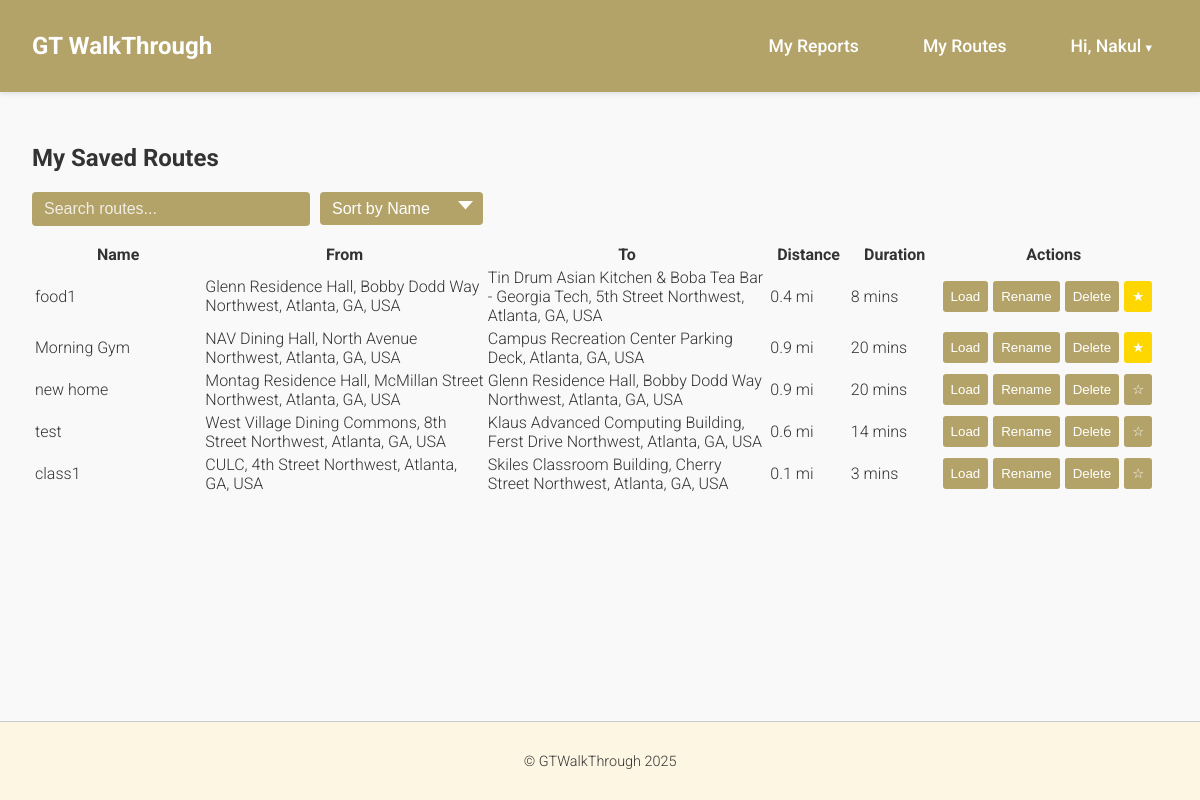
/my_routes/ (signed in), run on an earlier commit of the app's database.
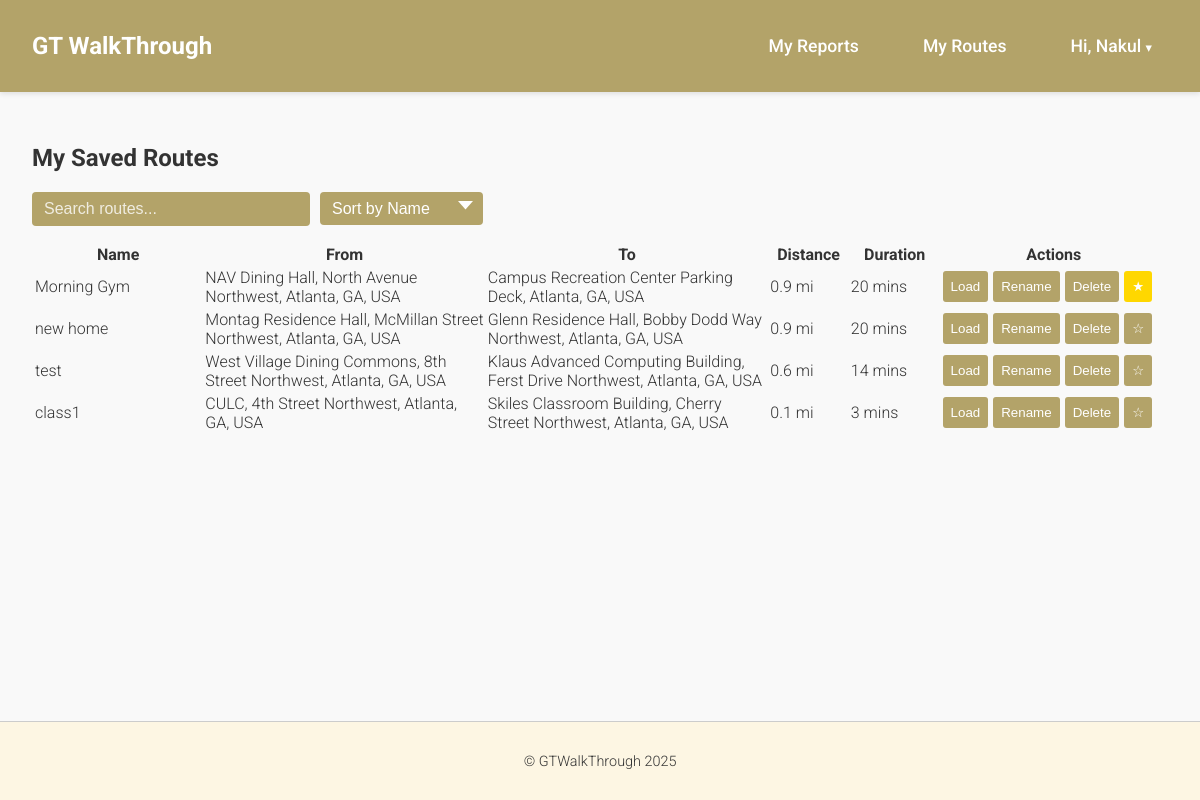
And on a later commit of the database.
### gtwt_app/models.py (models this page shows, shortened)
class SavedRoute(models.Model):
    user          = models.ForeignKey(User, on_delete=models.CASCADE, related_name='saved_routes')
    name          = models.CharField(max_length=100)
    origin        = models.CharField(max_length=255)
    destination   = models.CharField(max_length=255)
    travel_mode   = models.CharField(max_length=20)
    steps         = models.JSONField()
    distance_text = models.CharField(max_length=50)
    duration_text = models.CharField(max_length=50)
    created_at    = models.DateTimeField(auto_now_add=True)
    is_favorite = models.BooleanField(default=False)

### gtwt_app/views.py (the view)
# urls.py: path('my_routes/', views.my_routes, name='my_routes'),
@login_required
def my_routes(request):
    routes = SavedRoute.objects.filter(user=request.user).order_by('-is_favorite', '-created_at')
    for r in routes:
        if r.steps:
            r.steps_json = json.dumps(r.steps, cls=DjangoJSONEncoder).replace('"', '&quot;')
        else:
            r.steps_json = "[]" #fallback
    return render(request, 'my_routes.html', {'routes': routes})

### gtwt_app/templates/my_routes.html (shortened to what this page needs)
{% extends "base.html" %}
{% load static %}
 {% block content %}
<h2>My Saved Routes</h2>
{% if routes %}
<div class="search-sort-container">
  <input type="text" id="searchInput" placeholder="Search routes..." />
  <select id="sortSelect">
    <option value="name">Sort by Name</option>
  </select>
</div>
<table class="route-table" id="routesTable">
  <thead>
    <tr>
      <th style="width: 15%">Name</th>
      <th style="width: 25%">From</th>
      <th style="width: 25%">To</th>
      <th style="width: 7%">Distance</th>
      <th style="width: 8%">Duration</th>
      <th style="width: 20%">Actions</th>
    </tr>
  </thead>
  <tbody>
    {% for r in routes %}
    <tr data-route-id="{{ r.id }}">
      <td>
        <span class="route-name">{{ r.name }}</span>
      </td>
      <td>{{ r.origin }}</td>
      <td>{{ r.destination }}</td>
      <td class="distance">{{ r.distance_text }}</td>
      <td class="duration">{{ r.duration_text }}</td>
      <td>
        <div
          style="
            display: flex;
            flex-direction: row;
            gap: 5px;
            flex-wrap: wrap;
            align-items: center;
          "
        >
          <button
            class="route-btn load-route-btn"
            data-steps="{{ r.steps_json|safe }}"
          >
            Load
          </button>
          <button class="route-btn rename-btn">Rename</button>
          <button class="route-btn delete-route-btn">Delete</button>
          <button
            class="route-btn favorite-route-btn"
            data-favorite="{{ r.is_favorite|yesno:'true,false' }}"
            style="background-color: {% if r.is_favorite %}#FFD700{% else %}#B3A369{% endif %};"
          >
            {% if r.is_favorite %}★{% else %}☆{% endif %}
          </button>
        </div>
      </td>
    </tr>
    {% endfor %}
  </tbody>
</table>
{% else %}
<p>You haven’t saved any routes yet.</p>
{% endif %} {% endblock %}

### gtwt_app/templates/base.html (shortened to what this page needs)
<!DOCTYPE html>
<html lang="en">
  <head>
    {% load static %}
    <link rel="stylesheet" href="{% static 'css/style.css' %}" />
  </head>
  <body>
    <header>
      <nav
        style="
          background-color: var(--clr-GT-gold);
          display: flex;
          align-items: center;
          justify-content: space-between;
          padding: 1rem 2rem;
        "
      >
        <div style="display: flex; align-items: center; gap: 0.5rem">
          <a
            href="{% url 'home' %}"
            class="navbar-brand"
            style="
              color: white;
              text-decoration: none;
              font-weight: bold;
              font-size: 1.5rem;
            "
          >
            GT WalkThrough
          </a>
        </div>
        <ul
          class="nav-links"
          id="nav-links"
          style="list-style: none; margin: 0; align-items: center"
        >
          {% if user.is_authenticated %}
          <li>
            <a
              href="{% url 'my_reports' %}"
              style="color: white; text-decoration: none"
              >My Reports</a
            >
          </li>
          <li>
            <a
              href="{% url 'my_routes' %}"
              style="color: white; text-decoration: none"
              >My Routes</a
            >
          </li>
          <li style="position: relative; list-style: none">
            <a
              href="#"
              id="dropdownButton"
              style="color: white; text-decoration: none"
            >
              Hi, {{ user.first_name }}
              <span style="font-size: 0.8rem">&#9662;</span>
            </a>
          </li>
          {% endif %}
        </ul>
      </nav>
    </header>
    <div class="content">{% block content %}{% endblock %}</div>
    <footer>
      <p>&copy; GTWalkThrough 2025</p>
    </footer>
  </body>
</html>

### gtwt_app/static/css/style.css (style rules this page uses)
:root { --clr-GT-blue: #162639; --clr-GT-gold: #B3A369; --clr-GT-gold-dark: #8f7b43; --fs-base: 1rem; --fs-lg: 1.5rem; --fs-xl: 2rem; --space-sm: 0.5rem; --space-md: 1rem; --space-lg: 2rem; }
body { font-family: "Roboto", sans-serif; margin: 0; padding: 0; background-color: #f9f9f9; color: #333; }
header { background-color: var(--clr-GT-gold); padding: var(--space-md) 0; box-shadow: 0 2px 5px rgba(0,0,0,0.1); }
nav { display: flex; justify-content: space-between; align-items: center; padding: 0 var(--space-lg); }
.navbar-brand { font-size: var(--fs-lg); font-weight: bold; color: white; text-decoration: none; }
.nav-links { list-style: none; display: flex; gap: var(--space-md); }
.nav-links a { text-decoration: none; color: white; font-size: var(--fs-base); padding: var(--space-sm) var(--space-md); border-radius: 5px; transition: background-color 0.3s ease; }
footer { text-align: center; padding: var(--space-md); background-color: var(--clr-GT-blue); color: white; margin-top: var(--space-lg); }

### gtwt_app/templates/base.html (style rules this page uses)
:root { --clr-GT-blue: #162639; --clr-GT-gold: #b3a369; }
body { font-family: "Roboto", sans-serif; font-weight: 300; }
header { background-color: var(--clr-GT-gold); padding: 1rem 0; box-shadow: 0 2px 5px rgba(0, 0, 0, 0.1); position: sticky; top: 0; z-index: 1000; }
nav { display: flex; justify-content: space-between; align-items: center; padding: 0 2rem; flex-wrap: wrap; }
.navbar-brand { font-size: 1.75rem; font-weight: bold; color: white; text-decoration: none; }
.nav-links { list-style: none; display: flex; gap: 1.2rem; }
.nav-links a { text-decoration: none; color: white; font-size: 1.1rem; padding: 0.5rem 1rem; border-radius: 5px; font-weight: 500; transition: background-color 0.3s, transform 0.2s; }
.content { padding: 2rem; }
footer { background-color: #fdf6e3; padding: 1rem 0; margin-top: 2rem; text-align: center; font-size: 0.9rem; color: #333; border-top: 1px solid #ccc; }
html, body { height: 100%; margin: 0; display: flex; flex-direction: column; }
.content { flex: 1; }
#nav-links { display: flex; flex-direction: row; gap: 2rem; margin: 0; align-items: center; }

### gtwt_app/templates/my_routes.html (style rules this page uses)
.route-btn { background-color: #b3a369; border: 0px solid; color: white; padding: 8px; border-radius: 3px; }
.search-sort-container { display: flex; gap: 10px; margin-bottom: 1rem; align-items: center; justify-content: flex-start; }
#searchInput, #sortSelect { padding: 8px 12px; border: none; border-radius: 4px; background-color: #b3a369; color: white; font-size: 1rem; }
#searchInput { flex: none; min-width: 254px; }
#sortSelect { padding: 8px 12px; border: none; border-radius: 4px; background-color: #b3a369; color: white; font-size: 1rem; width: 163px; appearance: none; background-repeat: no-repeat; background-position: right 10px center; background-size: 15px; cursor: pointer; }
#searchInput::placeholder { color: white; opacity: 0.8; }

What changed in the data, as far as the page shows it:
removed SavedRoute: name "food1", origin "Glenn Residence Hall, Bobby Dodd Way Northwest, Atlanta, GA, USA", destination "Tin Drum Asian Kitchen & Boba Tea Bar - Georgia Tech, 5th Street Northwest, Atlanta, GA, USA", distance_text "0.4 mi", duration_text "8 mins", is_favorite True (drawn)
